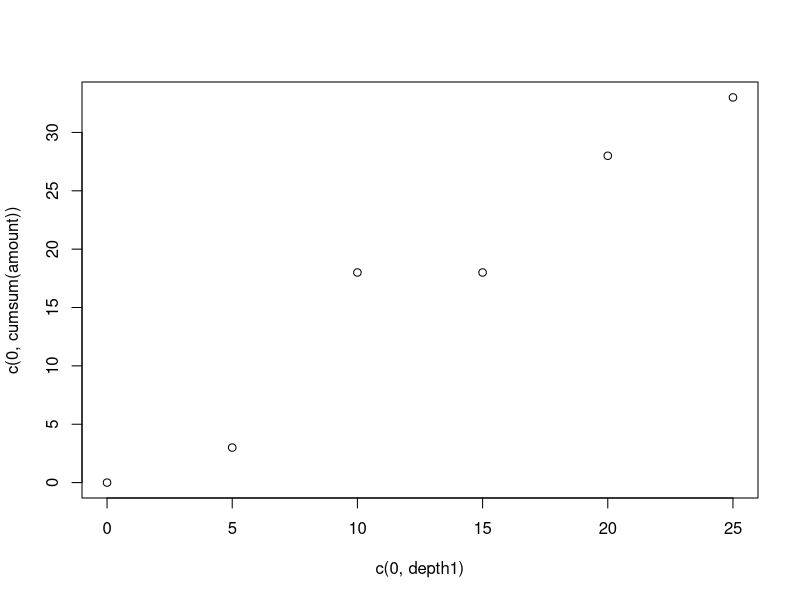

Write R code to recreate this figure. (Note: this script raises an error after producing the figure.)
library(tidyverse)

depth0 <- c( 0, 5, 10, 15, 20 )
depth1 <- c( 5, 10, 15, 20, 25 )
amount <- c( 3, 15, 0, 10, 5)
bulk.density <- c( 100, 75, 82, 150, 90 )

cum.amount <- cumsum(amount)

plot(c(0,depth1), c(0,cumsum(amount)))

get.height <- Vectorize(function( depth0, depth1, amount, goal ){
  A <- cumsum(amount)
  goal.lwr <- goal - 5
  if( all( A < goal.lwr | goal == 0)){    # if the core isn't deep enough to reach the desired quantity of ash - 5
    return(NA)
  }
  # calc height of core to goal ash content
  if ( any(A > goal)) { # deal with the situations in which the core reaches the total desired quantity of ash
    index.upr <- min( which( A >= goal ) ) # layer where we reach the desired quantity of ash
    start.ash <- A[index.upr] - amount[index.upr] # cumulative amount of ash to the layer below the layer where the goal is met
    need <- goal - start.ash # how much of the layer where the goal is met that is needed
    height <- (depth1[index.upr] - depth0[index.upr]) * (need / amount[index.upr]) # height of the layer where the goal is met that is needed
    tot.height <- depth0[index.upr] + height # add the core height to layer below layer where goal is met to the amount of current layer that is needed
  } else { # extrapolate depth for the situations in which we have passed the desired quantity of ash -5, but never reached the desired quantity of ash
    index.upr <- max( which( A >= goal.lwr) )
    layer.height <- depth1[index.upr] - depth0[index.upr]
    need <- goal - A[index.upr]
    height <- need * (layer.height / amount[index.upr])
    tot.height <- depth1[index.upr] + height
  }
  
  return(tot.height)
}, 'goal')

avg.soil.prop <- Vectorize(function( depth0, depth1, amount, soil.prop, goal ){
  A <- cumsum(amount)
  goal.lwr <- goal - 5
  if( all( A < goal.lwr | goal == 0)){    # if the core isn't deep enough to reach the desired quantity of ash
    return(NA)
  }
 
  # calc avg bulk density of core between last and current goals
  if ( any( A > goal)) {
    index.lwr <- min(which(A > goal.lwr)) # layer where we reach the quantity of ash that we are starting from
    index.upr <- min(which(A >= goal)) # layer where we reach the desired quantity of ash
    start.ash <- A[index.upr] - amount[index.upr] # cumulative amount of ash to the layer below the layer where the goal is met
    need <- goal - start.ash # amount of ash of the layer where the goal is met that is needed
    prior.prop <- soil.prop[index.lwr:index.upr]
    weights <- amount[index.lwr:index.upr]
    if(length(prior.prop) == 1) {
      weights <- c(5)
    } else {
      weights[1] <- (A[index.lwr] - goal.lwr)
      weights[length(weights)] <- need
    }
    prop <- sum(prior.prop * weights) / 5
  } else {
    index.lwr <- min(which(A > goal.lwr)) # layer where we reach the quantity of ash that we are starting from
    index.upr <- max( which( A >= goal.lwr) ) # last layer we have
    need <- goal - A[index.upr] + amount[index.upr]
    prior.prop <- soil.prop[index.lwr:index.upr]
    weights <- amount[index.lwr:index.upr]
    if(length(prior.prop) == 1) {
      weights <- c(5)
    } else {
      weights[1] <- (A[index.lwr] - goal.lwr)
      weights[length(weights)] <- need
    }
    prop <- sum(prior.prop * weights) / 5
  }
  
  return(prop)
}, 'goal')


f(depth0, depth1, amount, goal=1)
f(depth0, depth1, amount, goal=3)
f(depth0, depth1, amount, goal=8)
f(depth0, depth1, amount, goal=800)

f(depth0, depth1, amount, goal=c(5, 10, 15, 20, 25, 30), bulk.density)



depth0 <- c( 0, 5, 10, 15, 20, 0, 5, 10, 15, 20 )
depth1 <- c( 5, 10, 15, 20, 25, 5, 10, 15, 20, 25 )
amount <- c( 3, 15, 0, 10, 5, 6, 20, 30, 30, 10 )
bulk.density <- c( 3, 15, 0, 10, 5, 6, 20, 30, 30, 10 )
core <- c(1, 1, 1, 1, 1, 2, 2, 2, 2, 2)
data <- data.frame( depth0 = depth0, depth1=depth1, amount=amount, core=core, bulk.density = bulk.density)

goal <- seq(5,100,5)

data

test <- data %>% group_by(core) %>%
  do({ data.frame( depth=get.height(.$depth0, .$depth1, .$amount, goal=goal)) })

test <- data %>% group_by(core) %>%
  do({ data.frame( bd=avg.soil.prop(.$depth0, .$depth1, .$amount, .$bulk.density, goal=goal)) })

# test <- data %>% group_by(core) %>%
#   do({ data.frame( depth=get.height(.$depth0, .$depth1, .$amount, goal=goal),
#                    bulk.density = avg.soil.prop(.$depth0, .$depth1, .$amount, .$bulk.density, goal=goal)) })
